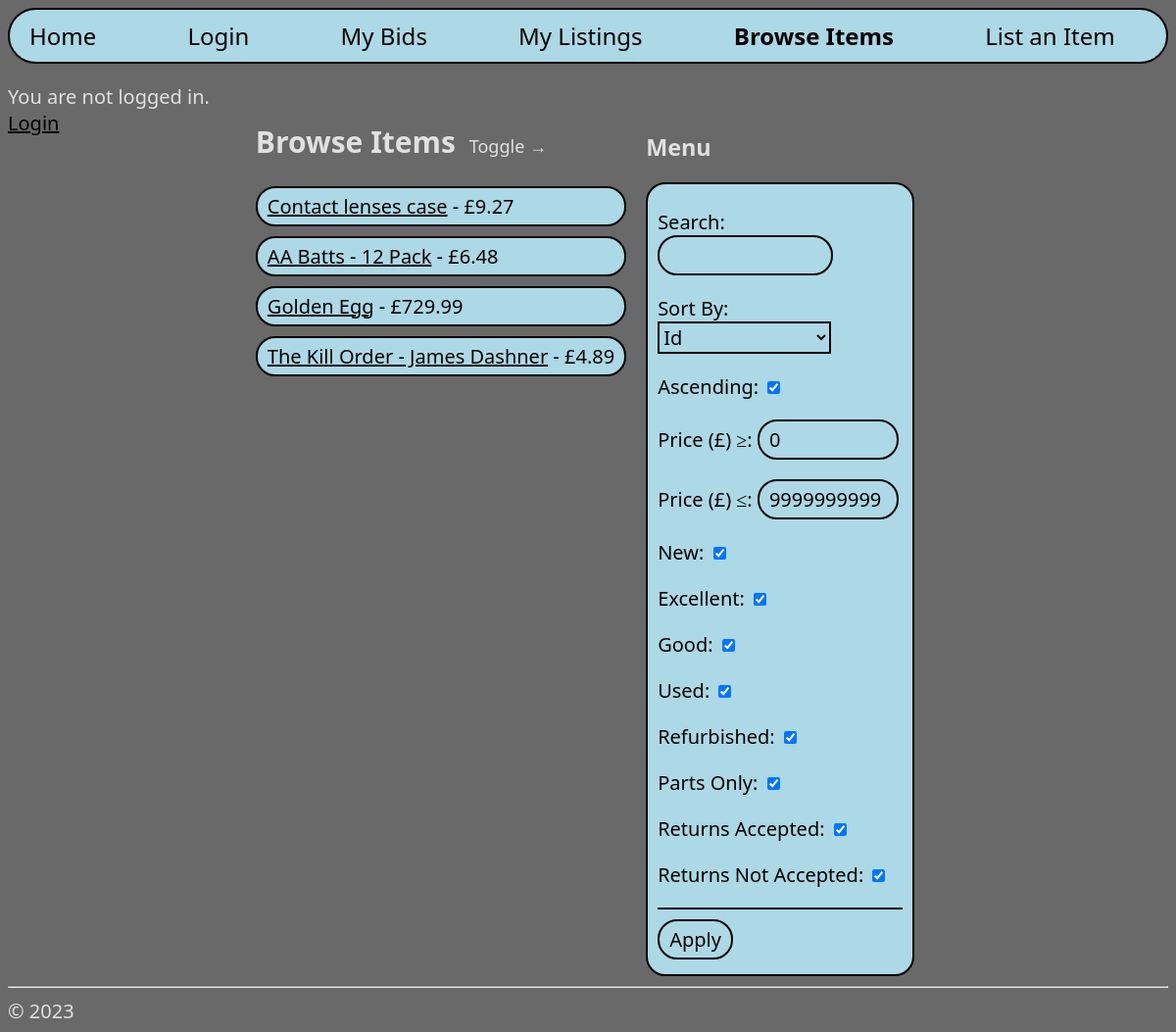
The page /browse/ on the database its author committed.
### hello/models.py (models this page shows, shortened)
class Items(models.Model):
    name = models.CharField(max_length=50)
    price = models.DecimalField(decimal_places=2, max_digits=10)
    postageCost = models.DecimalField(decimal_places=2, max_digits=10)
    bidIncrement = models.DecimalField(decimal_places=2, max_digits=10)
    conditionChoices = [
        ("new", "New"),
        ("excellent", "Excellent"),
        ("good", "Good"),
        ("used", "Used"),
        ("refurbished", "Refurbished"),
        ("partsOnly", "Parts Only"),
    ]
    condition = models.CharField(max_length=20, choices=conditionChoices)
    endDateTime = models.DateTimeField()
    acceptReturns = models.BooleanField(default=False)
    description = models.TextField(max_length=1000)
    numBids = models.IntegerField(default=0)
    bidders = models.CharField(max_length=999999999, default='[]')
    sold = models.BooleanField(default=False)
    buyerId = models.ForeignKey(Accounts, to_field="id", on_delete=models.DO_NOTHING, related_name="bId", blank=True, null=True)
    sellerId = models.ForeignKey(Accounts, to_field="id", on_delete=models.DO_NOTHING, related_name="sId", blank=True, null=True)
    def getBidders(self):
        return json.loads(self.bidders)
    def setBidders(self, value):
        self.bidders = json.dumps(value)
    biddersProperty = property(getBidders, setBidders)

### hello/views.py (the view)
# urls.py: path("browse/", views.browse, name="browse"),
def browse(request):
    if request.method == "POST":
        browseForm = BrowseForm(request.POST)
        if browseForm.is_valid():
            items = Items.objects.all()
            itemsToDelete = items.filter(name="test")
            for item in itemsToDelete:
                item.delete()
            conditionsFilter = ["", "", "", "", "", ""]
            for i in range(6):
                if browseForm.cleaned_data[browseForm.conditions[i]] is True:
                    conditionsFilter[i] = browseForm.conditions[i]
            filteredItems = items.filter(Q(name__icontains=browseForm.cleaned_data["search"]) &
                                         Q(price__range=(browseForm.cleaned_data["lThan"], browseForm.cleaned_data["gThan"])) &
                                         (Q(condition = conditionsFilter[0]) | Q(condition = conditionsFilter[1]) | Q(condition = conditionsFilter[2]) |
                                          Q(condition = conditionsFilter[3]) | Q(condition = conditionsFilter[4]) | Q(condition = conditionsFilter[5])) &
                                          (Q(acceptReturns = (browseForm.cleaned_data["areReturnsAccepted"] == True)) |
                                           Q(acceptReturns = (browseForm.cleaned_data["areReturnsNotAccepted"] == False))))
            if browseForm.cleaned_data["ascending"] is True:
                sortedAndFilteredItems = filteredItems.order_by(browseForm.cleaned_data["sortBy"])
            else:
                sortedAndFilteredItems = filteredItems.order_by(f"-{browseForm.cleaned_data['sortBy']}")
            context = {
                "items": sortedAndFilteredItems,
                "browseForm": browseForm,
                "username": getUsernameBalance(request)[0],
                "balance": str(getUsernameBalance(request)[1]),
                }
            return render(request, "hello/browse.html", context)
    else:
        browseForm = BrowseForm()
        items = Items.objects.all()
        context = {
            "items": items.order_by("id"),
            "browseForm": browseForm,
            "username": getUsernameBalance(request)[0],
            "balance": str(getUsernameBalance(request)[1]),
            }
        return render(request, "hello/browse.html", context)

### hello/views.py (called while the page is built)
def getUsernameBalance(request):
    username = None
    balance = None
    if request.user.is_authenticated:
        username = request.user.username
        pK = request.user.pk
        balance = Accounts.objects.get(user__pk=pK).balance
    return (username, balance)

### hello/templates/hello/browse.html (shortened to what this page needs)
{% extends "hello/layout.html" %}
{% block loggedInAs %}
    {% if username %}
    <p style="color: rgb(224, 224, 224)">
        Logged in as {{ username }}.
        <br>
        Balance: £{{balance}}
        <br>
        <a href="{% url 'logout' %}">Logout</a>
    </p>
    {% else %}
    <p style="color: rgb(224, 224, 224)">
        You are not logged in.
        <br>
        <a href="{% url 'login' %}">Login</a>
    </p>
    {% endif %}
{% endblock %}
{% block content %}
<div style="max-width: 800px; margin-top: -60px;">
  <h2>
    Browse Items <button id="collapse" style="color: rgb(224, 224, 224); background-color: dimgray; font-size: 18px; border: 0px;">Toggle →</button>
  </h2>
  {% for item in items %}
  <li class="borderli" style="max-width: 800px;">
    <a href="{% url 'itemDetail' pk=item.pk %}">{{ item.name }}</a> - £{{ item.price }}
  </li>
  {% empty %}
    <p style="color: rgb(224, 224, 224)">No items found.</p>
  {% endfor %}
</div>
<div id="sortAndFilterByMenu" class="rightContainer" style="width: 280px; margin-top: -60px;">
  <h3 style="margin: 35px 0px 20px 0px;">Menu</h3>
  <form method="POST" class="sortAndFilterByMenu">
    {{ browseForm.as_p }}
    <hr color="black">
    <button type="submit" style="margin-bottom: 10px;">Apply</button>
  </form>
</div>
{% endblock %}

### hello/static/hello/site.css (style rules this page uses)
* { font-family: "Segoe UI"; color: black; }
.rightContainer { float: left; margin-left: 20px; }
h2 { color: rgb(224, 224, 224); }
h3 { color:rgb(224, 224, 224); }
.borderli { border: 2px solid black; border-radius: 20px; padding: 5px 10px; background-color: lightblue; font-size: 20px; margin-bottom: 10px; list-style-type: none; }
body { background: dimgray; font-size: 20px; }
input { border: 2px solid black; border-radius: 20px; padding: 5px 10px; background-color: lightblue; font-size: 20px; }
button[type="submit"] { border: 2px solid black; border-radius: 20px; padding: 5px 10px; background-color: lightblue; font-size: 20px; }
.sortAndFilterByMenu { border: 2px solid black; border-radius: 20px; padding: 5px 10px; background-color: lightblue; font-size: 20px; width: 250px; }

### rows shown on the page
Items: name "Contact lenses case", price "9.27"
Items: name "AA Batts - 12 Pack", price "6.48"
Items: name "Golden Egg", price "729.99"
Items: name "The Kill Order - James Dashner", price "4.89"
